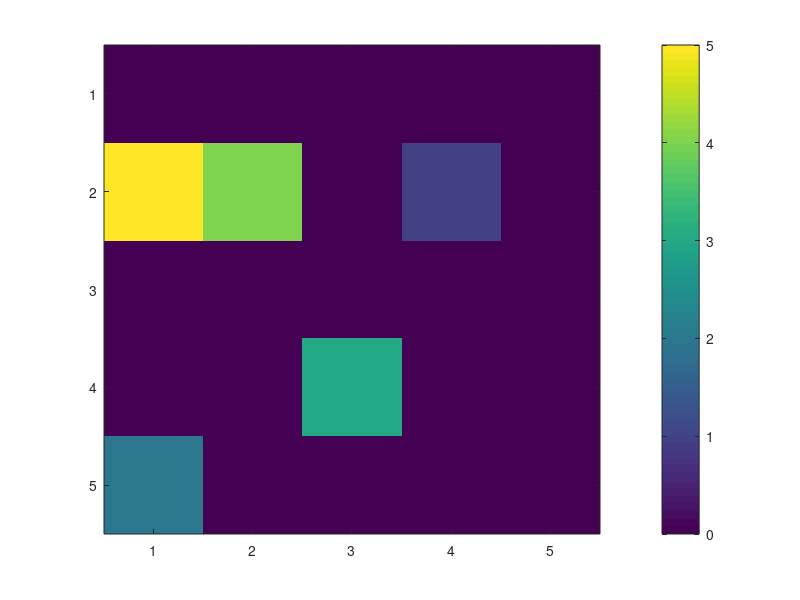
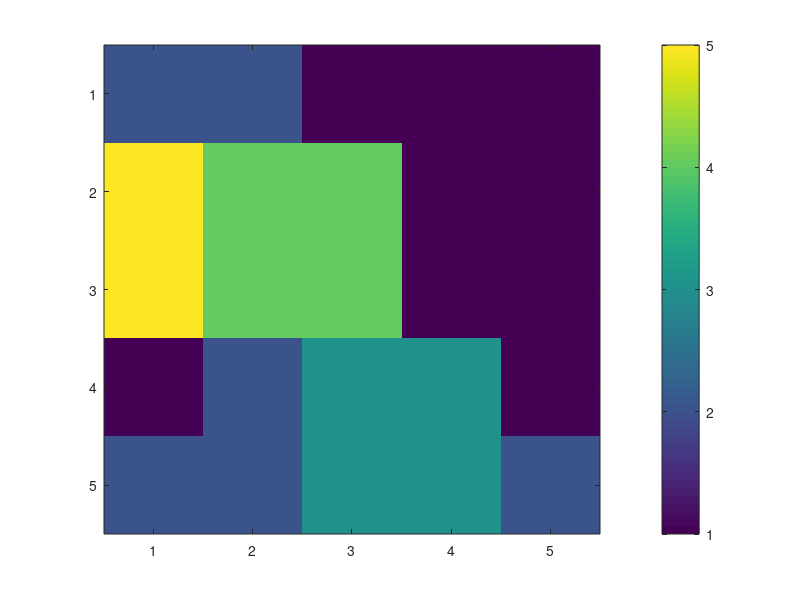

The MATLAB source for these figures, in order:
%Generation of 2D Digital Microstructure - 26/10/2018
%Written by Akash Mahendra Bhavsar MM16B012

clear;

size = input('Enter the size of the computational grid: \n');
n = input('Enter the number of grains: \n');
vx = input('Enter x component of growth velocity: \n');
vy = input('Enter y component of growth velocity: \n');
tmax = input('Enter the number of time steps: \n');
f = input('Enter the frequency of output: \n');
grid = zeros(size, size);
nx = ceil(size*rand(n,1));
ny = ceil(size*rand(n,1));
id = 1:n;

for i = 1:n
    grid(nx(i),ny(i)) = id(i);
end

for t = 0:0.5:tmax
    for i = 1:n
        for j = 0:0.001:2*pi()
            if(vx > vy)          
                x = ceil(nx(i) + t*cos(j));
                y = ceil(ny(i) + t*(vy/vx)*sin(j));
            else
                x = ceil(nx(i) + t*(vx/vy)*cos(j));
                y = ceil(ny(i) + t*sin(j));  
            end
            if(x<1)
                x = x + size;
            end
            if(y<1)
                y = y + size;
            end
            if(x>size)
                x = x - size;
            end
            if(y>size)
                y = y - size;
            end
            if(grid(x,y)==0)
                grid(x,y) = id(i);
            end
        end
    end
    if(rem(t,f)==0)
        imagesc(grid);
        %pcolor(grid);
        colorbar;
        figure;
    end
end
